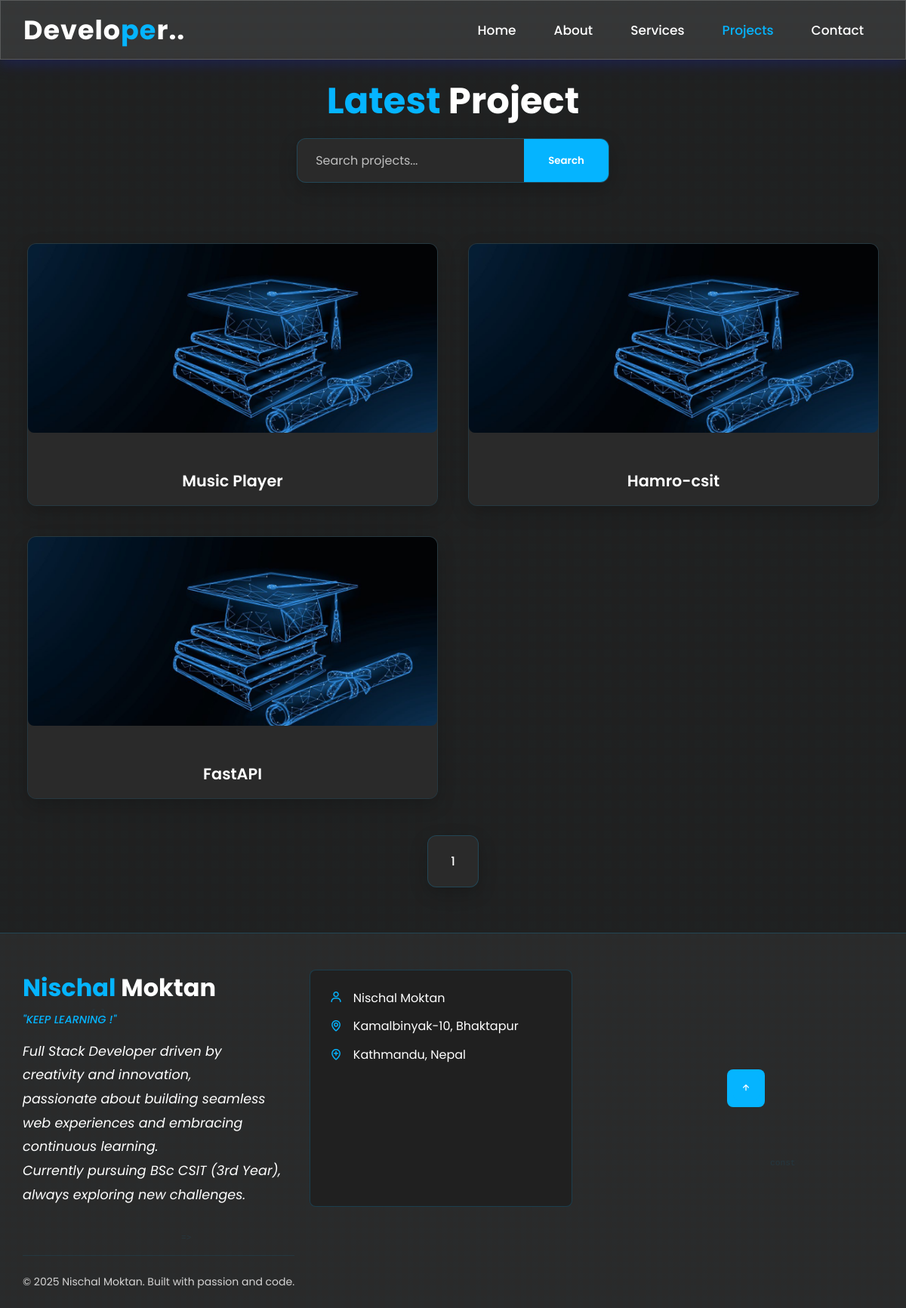
The page /projects/ on the database as committed earlier.
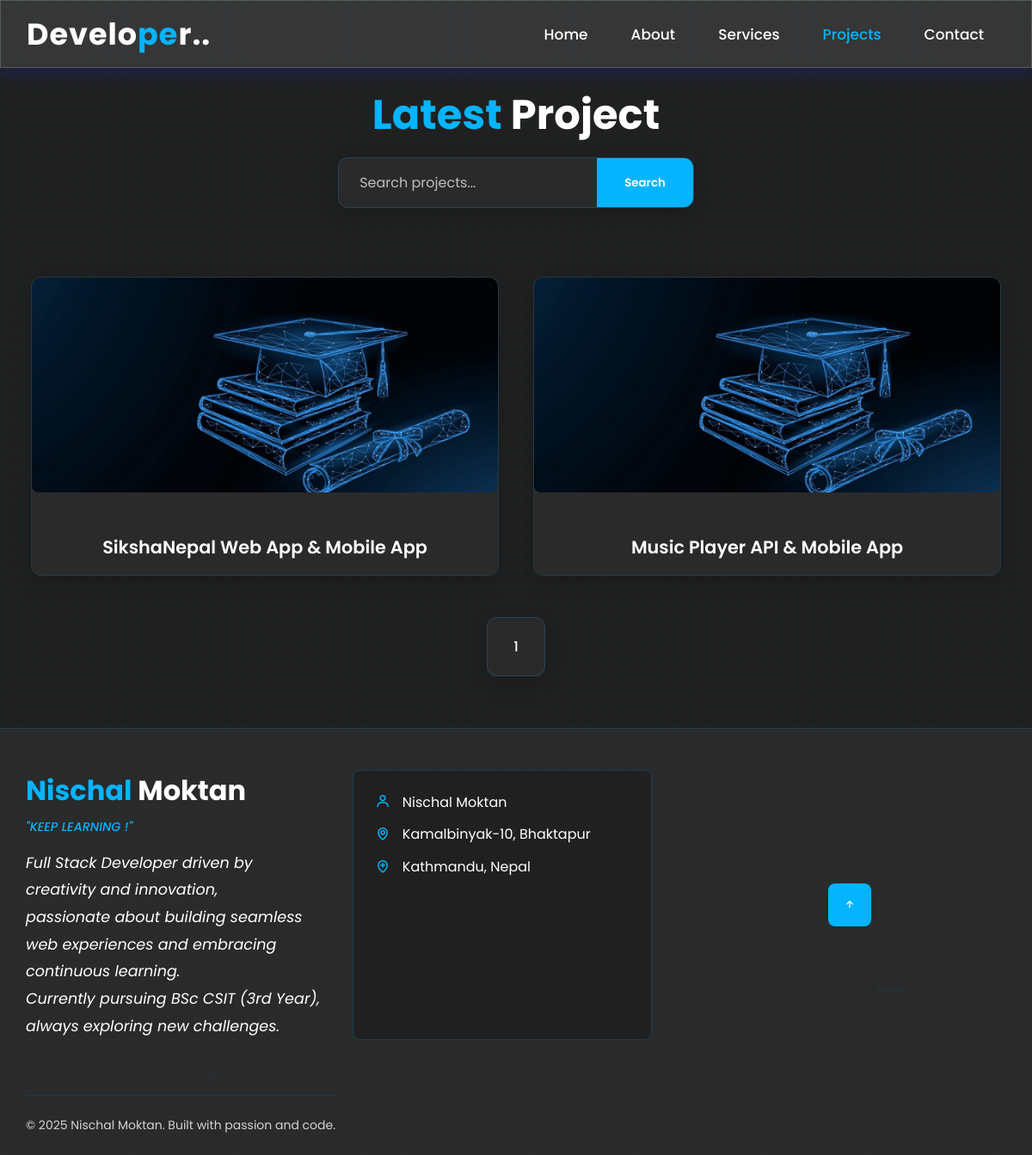
The same page on the database as committed later.
### project/models.py (models this page shows, shortened)
class Project(models.Model):
    name = models.CharField(max_length=100)
    description = models.TextField()
    created_at = models.DateTimeField(auto_now_add=True)
    updated_at = models.DateTimeField(auto_now=True)
    file = models.FileField(upload_to='projects/', blank=True, null=True)

### mysite/views.py (the view)
# urls.py: path('projects/', views.projects,name='projects'),
def projects(request):
    projectdata=Project.objects.all().order_by('-name')
    paginator=Paginator(projectdata,4)
    page_number=request.GET.get('page')
    projectDatafinal=paginator.get_page(page_number)
    totalpage=projectDatafinal.paginator.num_pages
    if request.method=="GET":
        st=request.GET.get('-name')
        if st!=None:
           projectdata=Project.objects.filter(name__icontains=st)
    data={
        'projectData':projectDatafinal,
        'lastpage':totalpage,
        'totalPagelist':[n+1 for n in range(totalpage)]
    }
    return render(request,"projects.html",data)

### templates/projects.html (shortened to what this page needs)
{% extends "base.html" %}
{% load static %}
{% block content %}
<html>
<head>
    <link rel="stylesheet" href="{% static 'css/style.css' %}">
</head>
<body>
<section class="portfolio" id="portfolio">
    <div class="main-text">
        <h2><span>Latest</span> Project</h2>
        <br>
    </div>
    <div class="search-container">
        <form method="get" class="search-form">
            <input type="text" name="name" value="{{ request.GET.name }}" placeholder="Search projects...">
            <input type="submit" value="Search">
        </form>
    </div>
    <div class="portfolio-content">
        {% for project in projectData %}
        <div class="row">
            <img src="{% static 'images/default.jpg' %}" alt="{{ project.name }}">
            <div class="layer">
                <h5>{{ project.name }}</h5>
                <p>{{ project.description|truncatechars:100 }}</p>
            </div>
        </div>
        {% empty %}
            <div class="no-projects">
                <p>No projects found matching your search.</p>
            </div>
        {% endfor %}
    </div>
    <div class="center">
        <div class="pagination">
            {% for n in totalPagelist %}
            <a href="?page={{ n }}" class="{% if projectdata.number == n %}active{% endif %}">{{ n }}</a>
            {% endfor %}
        </div>
    </div>
</section>
</body>
</html>
{% endblock %}

Rows that differ between the two databases and show on the page:
removed Project: name "Music Player"
changed Project: name "Hamro-csit" → "SikshaNepal Web App & Mobile App"
changed Project: name "FastAPI" → "Music Player API & Mobile App"
